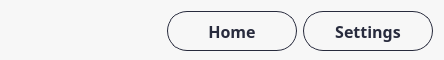
     <widget class="QWidget" name="ToolBar" native="true">
      <property name="minimumSize">
       <size>
        <width>0</width>
        <height>60</height>
       </size>
      </property>
      <property name="maximumSize">
       <size>
        <width>16777215</width>
        <height>60</height>
       </size>
      </property>
      <property name="styleSheet">
       <string notr="true">background-color: rgb(247,247,247);
border-radius: 20px;</string>
      </property>
      <layout class="QHBoxLayout" name="horizontalLayout_2">
       <item alignment="Qt::AlignLeft">
        <widget class="QPushButton" name="label_logo">
         <property name="minimumSize">
          <size>
           <width>150</width>
           <height>55</height>
          </size>
         </property>
         <property name="maximumSize">
          <size>
           <width>55</width>
           <height>55</height>
          </size>
         </property>
         <property name="text">
          <string/>
         </property>
         <property name="icon">
          <iconset>
           <normaloff>../images/GIZMO.png</normaloff>../images/GIZMO.png</iconset>
         </property>
         <property name="iconSize">
          <size>
           <width>100</width>
           <height>100</height>
          </size>
         </property>
        </widget>
       </item>
       <item alignment="Qt::AlignRight|Qt::AlignVCenter">
        <widget class="QPushButton" name="btn_home">
         <property name="minimumSize">
          <size>
           <width>130</width>
           <height>40</height>
          </size>
         </property>
         <property name="maximumSize">
          <size>
           <width>130</width>
           <height>40</height>
          </size>
         </property>
         <property name="font">
          <font>
           <family>Bahnschrift SemiBold</family>
           <pointsize>12</pointsize>
           <weight>75</weight>
           <bold>true</bold>
          </font>
         </property>
         <property name="cursor">
          <cursorShape>PointingHandCursor</cursorShape>
         </property>
         <property name="styleSheet">
          <string notr="true">QPushButton {    
    border: 1px solid rgba(40,43,61,255) ;
    border-radius: 20px;
    padding: 5px 10px;
	color: rgba(40,43,61,255) ;
}

QPushButton:hover {
    background-color: ;
}
</string>
         </property>
         <property name="text">
          <string>Home</string>
         </property>
         <property name="icon">
          <iconset>
           <normaloff>../icons/icon-home.png</normaloff>../icons/icon-home.png</iconset>
         </property>
         <property name="iconSize">
          <size>
           <width>30</width>
           <height>30</height>
          </size>
         </property>
        </widget>
       </item>
       <item>
        <widget class="QPushButton" name="btn_settings">
         <property name="minimumSize">
          <size>
           <width>130</width>
           <height>40</height>
          </size>
         </property>
         <property name="maximumSize">
          <size>
           <width>130</width>
           <height>40</height>
          </size>
         </property>
         <property name="font">
          <font>
           <family>Bahnschrift SemiBold</family>
           <pointsize>12</pointsize>
           <weight>75</weight>
           <bold>true</bold>
          </font>
         </property>
         <property name="cursor">
          <cursorShape>PointingHandCursor</cursorShape>
         </property>
         <property name="styleSheet">
          <string notr="true">QPushButton {    
    border: 1px solid rgba(40,43,61,255) ;
    border-radius: 20px;
    padding: 5px 10px;
	color: rgba(40,43,61,255) ;
}

QPushButton:hover {
    background-color: ;
}
</string>
         </property>
         <property name="text">
          <string>Settings</string>
         </property>
         <property name="icon">
          <iconset>
           <normaloff>../icons/icon-setting.png</normaloff>../icons/icon-setting.png</iconset>
         </property>
         <property name="iconSize">
          <size>
           <width>30</width>
           <height>30</height>
          </size>
         </property>
        </widget>
       </item>
      </layout>
     </widget>
